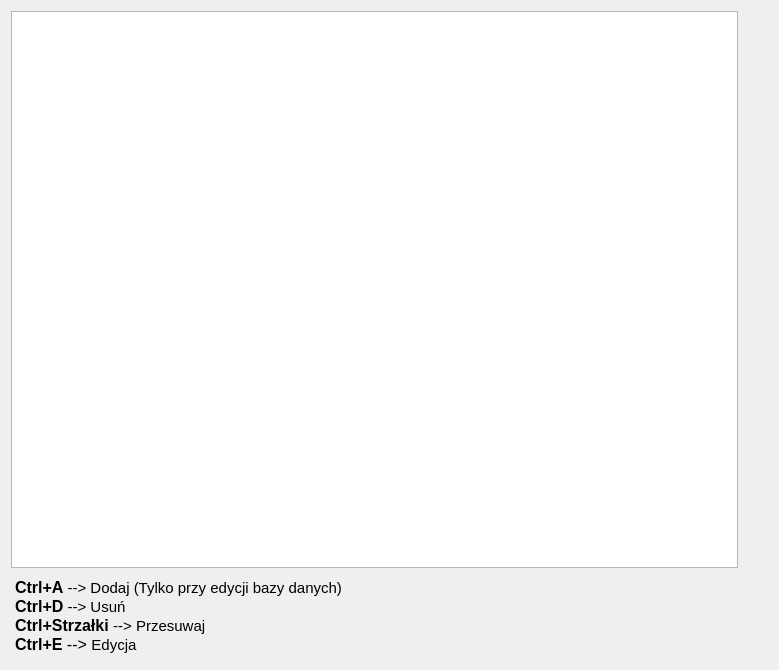
<?xml version="1.0" encoding="UTF-8"?>
<ui version="4.0">
 <class>CalendarEditorWidget</class>
 <widget class="QWidget" name="CalendarEditorWidget">
  <property name="geometry">
   <rect>
    <x>0</x>
    <y>0</y>
    <width>779</width>
    <height>670</height>
   </rect>
  </property>
  <property name="windowTitle">
   <string>Form</string>
  </property>
  <layout class="QVBoxLayout" name="verticalLayout_2" stretch="0">
   <item>
    <layout class="QHBoxLayout" name="horizontalLayout">
     <item>
      <layout class="QVBoxLayout" name="verticalLayout">
       <item>
        <widget class="QTableView" name="tableView"/>
       </item>
       <item>
        <widget class="QTextEdit" name="textEdit_shortcuts">
         <property name="sizePolicy">
          <sizepolicy hsizetype="Expanding" vsizetype="Expanding">
           <horstretch>0</horstretch>
           <verstretch>0</verstretch>
          </sizepolicy>
         </property>
         <property name="maximumSize">
          <size>
           <width>16777215</width>
           <height>85</height>
          </size>
         </property>
         <property name="font">
          <font>
           <pointsize>10</pointsize>
          </font>
         </property>
         <property name="styleSheet">
          <string notr="true">background: transparent; border: none; color: black;</string>
         </property>
         <property name="documentTitle">
          <string/>
         </property>
         <property name="html">
          <string>&lt;!DOCTYPE HTML PUBLIC &quot;-//W3C//DTD HTML 4.0//EN&quot; &quot;http://www.w3.org/TR/REC-html40/strict.dtd&quot;&gt;
&lt;html&gt;&lt;head&gt;&lt;meta name=&quot;qrichtext&quot; content=&quot;1&quot; /&gt;&lt;meta charset=&quot;utf-8&quot; /&gt;&lt;style type=&quot;text/css&quot;&gt;
p, li { white-space: pre-wrap; }
hr { height: 1px; border-width: 0; }
li.unchecked::marker { content: &quot;\2610&quot;; }
li.checked::marker { content: &quot;\2612&quot;; }
&lt;/style&gt;&lt;/head&gt;&lt;body style=&quot; font-family:'Ubuntu'; font-size:10pt; font-weight:400; font-style:normal;&quot;&gt;
&lt;p style=&quot; margin-top:0px; margin-bottom:0px; margin-left:0px; margin-right:0px; -qt-block-indent:0; text-indent:0px;&quot;&gt;&lt;span style=&quot; font-size:12pt; font-weight:700;&quot;&gt;Ctrl+A&lt;/span&gt;&lt;span style=&quot; font-size:11pt;&quot;&gt; --&amp;gt; Dodaj (Tylko przy edycji bazy danych)&lt;/span&gt;&lt;/p&gt;
&lt;p style=&quot; margin-top:0px; margin-bottom:0px; margin-left:0px; margin-right:0px; -qt-block-indent:0; text-indent:0px;&quot;&gt;&lt;span style=&quot; font-size:12pt; font-weight:700;&quot;&gt;Ctrl+D&lt;/span&gt;&lt;span style=&quot; font-size:11pt;&quot;&gt; --&amp;gt; Usuń&lt;/span&gt;&lt;/p&gt;
&lt;p style=&quot; margin-top:0px; margin-bottom:0px; margin-left:0px; margin-right:0px; -qt-block-indent:0; text-indent:0px;&quot;&gt;&lt;span style=&quot; font-size:12pt; font-weight:700;&quot;&gt;Ctrl+Strzałki&lt;/span&gt;&lt;span style=&quot; font-size:12pt;&quot;&gt; &lt;/span&gt;&lt;span style=&quot; font-size:11pt;&quot;&gt;--&amp;gt; Przesuwaj&lt;/span&gt;&lt;/p&gt;
&lt;p style=&quot; margin-top:0px; margin-bottom:0px; margin-left:0px; margin-right:0px; -qt-block-indent:0; text-indent:0px;&quot;&gt;&lt;span style=&quot; font-size:12pt; font-weight:700;&quot;&gt;Ctrl+E&lt;/span&gt;&lt;span style=&quot; font-size:12pt;&quot;&gt; --&amp;gt; &lt;/span&gt;&lt;span style=&quot; font-size:11pt;&quot;&gt;Edycja&lt;/span&gt;&lt;/p&gt;&lt;/body&gt;&lt;/html&gt;</string>
         </property>
         <property name="textInteractionFlags">
          <set>Qt::NoTextInteraction</set>
         </property>
        </widget>
       </item>
      </layout>
     </item>
     <item>
      <spacer name="horizontalSpacer">
       <property name="orientation">
        <enum>Qt::Horizontal</enum>
       </property>
       <property name="sizeType">
        <enum>QSizePolicy::Maximum</enum>
       </property>
       <property name="sizeHint" stdset="0">
        <size>
         <width>30</width>
         <height>20</height>
        </size>
       </property>
      </spacer>
     </item>
     <item>
      <layout class="QVBoxLayout" name="verticalLayout_competitionInfo"/>
     </item>
    </layout>
   </item>
  </layout>
 </widget>
 <resources/>
 <connections/>
</ui>
